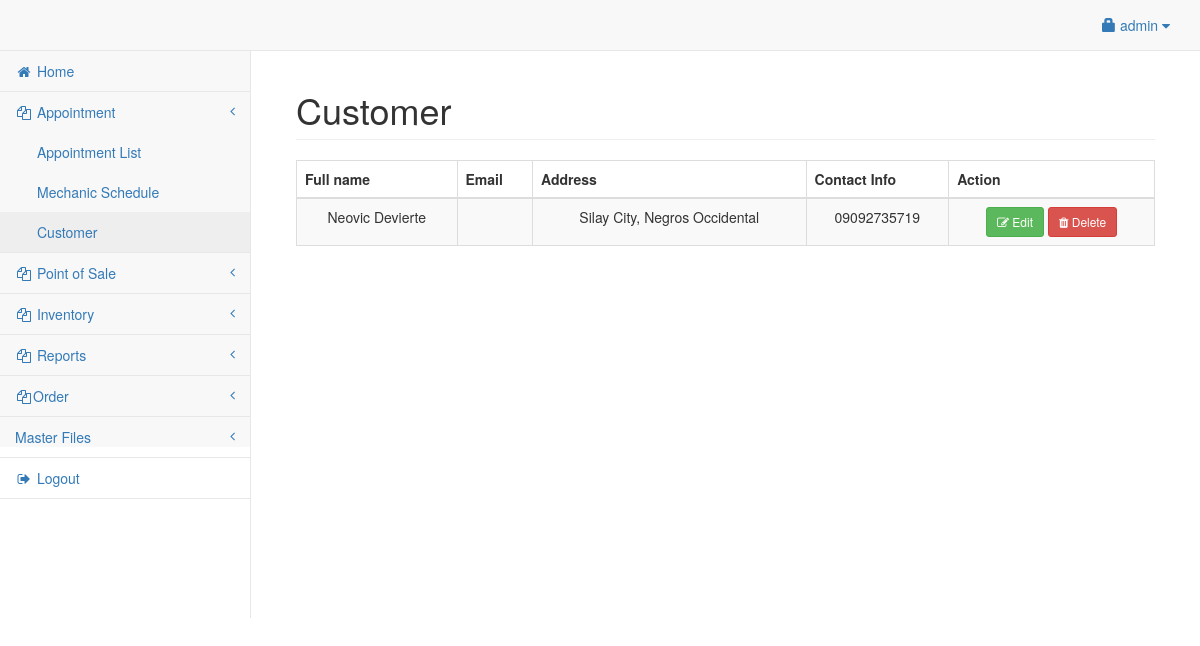
/admin/customer.php (signed in), run on an earlier commit of the app's database.
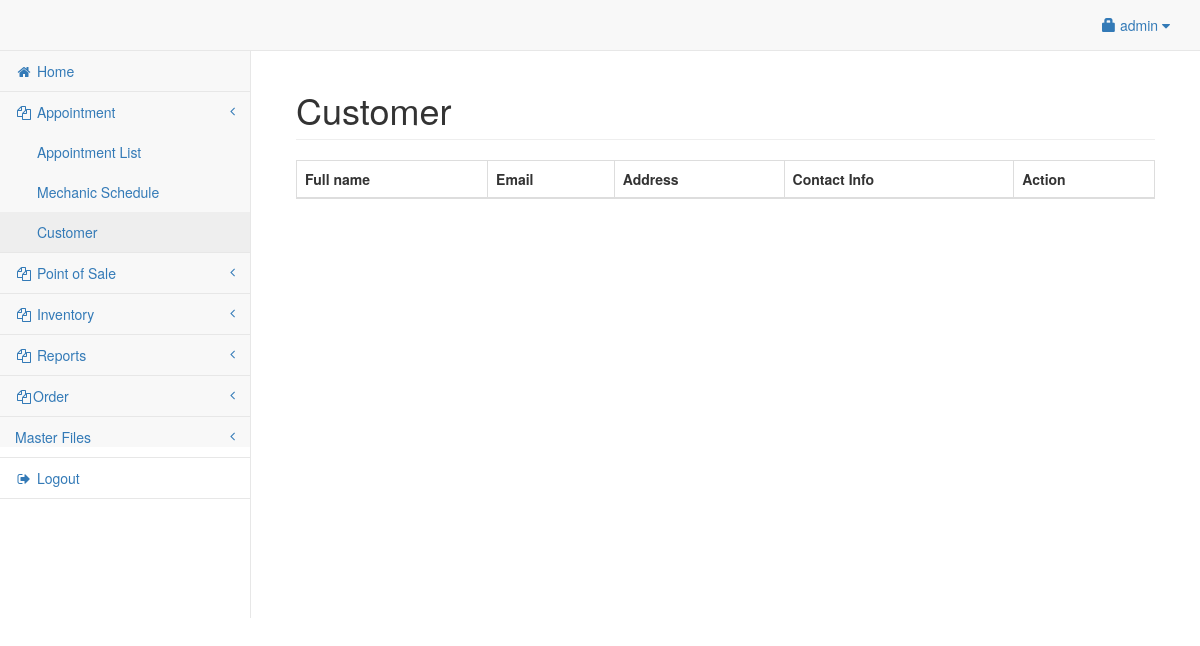
And on a later commit of the database.
### tables this page shows
CREATE TABLE `customer` (
  `userid` int(11) NOT NULL,
  `customer_name` varchar(50) NOT NULL,
  `address` varchar(150) NOT NULL,
  `contact` varchar(50) NOT NULL,
  `email` varchar(120) NOT NULL,
  `password` varchar(250) NOT NULL,
  `dob` date NOT NULL
);

### admin/customer.php (the view, shortened to what this page needs)
<?php include('header.php'); ?>
<body>
<div id="wrapper">
<?php include('navbar.php'); ?>
<div style="height:50px;"></div>
<div id="page-wrapper">
<div class="container-fluid">
	<div class="row">
        <div class="col-lg-12">
            <h1 class="page-header">Customer
			</h1>
        </div>
    </div>
    <div class="row">
        <div class="col-lg-12">
            <table width="100%" class="table table-striped table-bordered table-hover" id="cusTable">
                <thead>
                    <tr>
                        <th>Full name</th>
                        <th>Email</th>
						<th>Address</th>
                        <th>Contact Info</th>
						<th>Action</th>
                    </tr>
                </thead>
                <tbody>
				<?php
					$cq=mysqli_query($conn,"select * from customer ");
					while($cqrow=mysqli_fetch_array($cq)){
					?>
						<tr>
							<td><center><?php echo $cqrow['customer_name']; ?></center></td>
							<td><center><?php echo $cqrow['email']; ?></center></td>
							<td><center><?php echo $cqrow['address']; ?></center></td>
							<td><center><?php echo $cqrow['contact']; ?></center></td>
							<td><center>
								<button class="btn btn-success btn-sm" data-toggle="modal" data-target="#edit_<?php echo $cqrow['userid']; ?>"><i class="fa fa-edit"></i> Edit</button>
								<button class="btn btn-danger btn-sm" data-toggle="modal" data-target="#del_<?php echo $cqrow['userid']; ?>"><i class="fa fa-trash"></i> Delete</button>
							</td></center>
						</tr>
					<?php
					}
				?>
                </tbody>
            </table>
        </div>
    </div>
</div>
</div>
</div>
</body>
</html>

What changed in the data, as far as the page shows it:
removed customer: customer_name "Neovic Devierte", address "Silay City, Negros Occidental", contact "09092735719"
